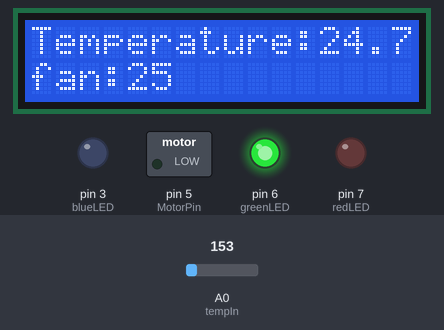
A sketch run on a simulated Arduino Uno, built with avr-gcc and run on an emulated ATmega328P. Parts: 16×2 character LCD, switched loads named in the sketch (green lamp = pin HIGH), output pins drawn as LEDs (lit = HIGH). The inputs (shaded band) are chosen by the test bench; at power-on: A0 (tempIn) = 153. What the sketch prints to the serial monitor is not drawn.

Above: at 1.2 s.
1.3 s: A0 (tempIn) set to 154
At 2.0 s:
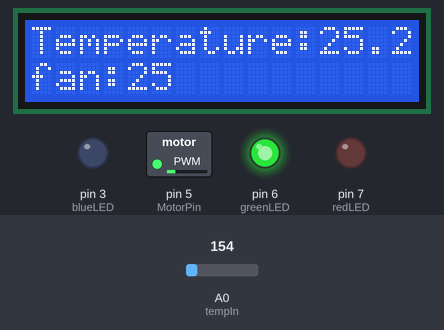
2.8 s: A0 (tempIn) set to 165
At 3.4 s:
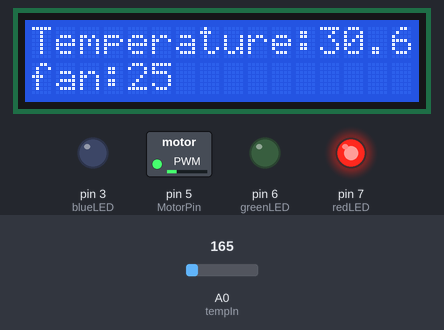
4.4 s: A0 (tempIn) set to 114
At 4.8 s:
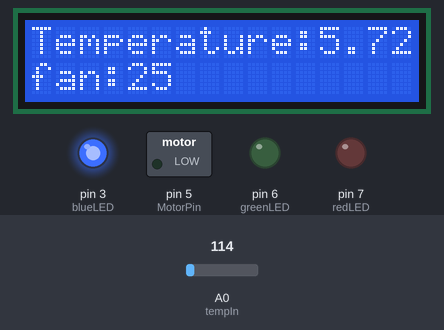
5.9 s: A0 (tempIn) set to 175
At 7.1 s:
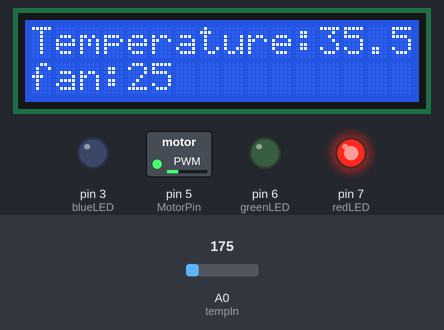
Timing chart, 0 to 8.9 s (numbered marks = the images above; inputs shaded):
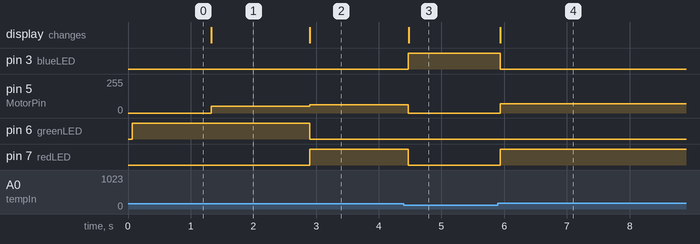

The sketch:

Tempreature_control_system.ino
```cpp
#include <IRremote.h>
#include<LiquidCrystal.h>
#define RECV_PIN 4

LiquidCrystal lcd(13,12,11,10,9,8); // LCD Pins

const int tempIn = A0; // Pin for the temp sensor
int redLED = 7; // Pin for the red LED
int greenLED = 6;  // Pin for the green LED
int blueLED = 3;   // Pin for the blue LED
int MotorPin = 5;   //moto pin

// Defining Variables
int motorSpeed = 0;
int tempFan = 25;
unsigned long results; // IR value
int RawValue= 0; // temp sensor value
double Voltage = 0;// temp sensor value in millivots
double tempC = 0;
double tempF = 0;

void setup()
{
  pinMode(MotorPin, OUTPUT);
  pinMode(greenLED, OUTPUT);
  pinMode(blueLED, OUTPUT);
  pinMode(redLED, OUTPUT);

  pinMode(tempIn, INPUT);
  IrReceiver.begin(RECV_PIN);
  Serial.begin(9600);
  lcd.begin(16, 2);
}

void loop(){

  // Temperature reading
  RawValue = analogRead(tempIn);
  Voltage = (RawValue / 1023.0) * 5000; // 5000 to get millivots.
  tempC = (Voltage-500) * 0.1; // 500 is the offset
  tempF = (tempC * 1.8) + 32; // convert to F

  Serial.print("Temperature in C = ");
  Serial.print(tempC,1);
  Serial.print("\t Temperature in F = ");
  Serial.println(tempF,1);

  lcd.setCursor(0,0);
  lcd.print("Temperature:");
  lcd.print(tempC);
  lcd.setCursor(0,1);
  lcd.print("fan:");
  lcd.print(tempFan);

  // Motor
  if (tempC > tempFan) {
  	motorSpeed = map(tempC, 0, 125, 0, 255);
    analogWrite(MotorPin, motorSpeed);
  } else {
    analogWrite(MotorPin, 0);
  }

  // Led
 if (tempC < 22) { // cold
    digitalWrite(greenLED, LOW);
    digitalWrite(blueLED, HIGH);
    digitalWrite(redLED, LOW);
 }
  else if (tempC >= 22 && tempC <= 26) {
    digitalWrite(greenLED, HIGH);
    digitalWrite(blueLED, LOW);
    digitalWrite(redLED, LOW);
  }
  else { // hot
    digitalWrite(greenLED, LOW);
    digitalWrite(blueLED, LOW);
    digitalWrite(redLED, HIGH);
  }
  // IR sensor
  if (IrReceiver.decode()){
 	results = IrReceiver.decodedIRData.decodedRawData;
    switch(results){
      case 0xF708BF00: tempFan--; break; // button down
      case 0xF50ABF00: tempFan++; break; // button up
    }
      Serial.print("current temp to turn on fan: ");
      Serial.println(tempFan);
  }
  IrReceiver.resume();
  delay(100);
}
```

Measured:
- the behaviour switches between 153 and 154 on A0 (tempIn) (found by bisection; images 0 and 1)
- after the input at 1.3 s, pin 5 (MotorPin): 0/255 → 51/255 at once; the display: changes at once (image 1)
- after the input at 2.8 s, pin 5 (MotorPin): 51/255 → 61/255 after 0.10 s; pin 6 (greenLED): HIGH → LOW after 0.10 s; pin 7 (redLED): LOW → HIGH after 0.10 s; the display: changes after 0.10 s (image 2)
- after the input at 4.4 s, pin 3 (blueLED): LOW → HIGH after 0.07 s; pin 5 (MotorPin): 61/255 → 0/255 after 0.07 s; pin 7 (redLED): HIGH → LOW after 0.07 s; the display: changes after 0.07 s (image 3)
- after the input at 5.9 s, pin 3 (blueLED): HIGH → LOW at once; pin 5 (MotorPin): 0/255 → 71/255 at once; pin 7 (redLED): LOW → HIGH at once; the display: changes at once (image 4)
